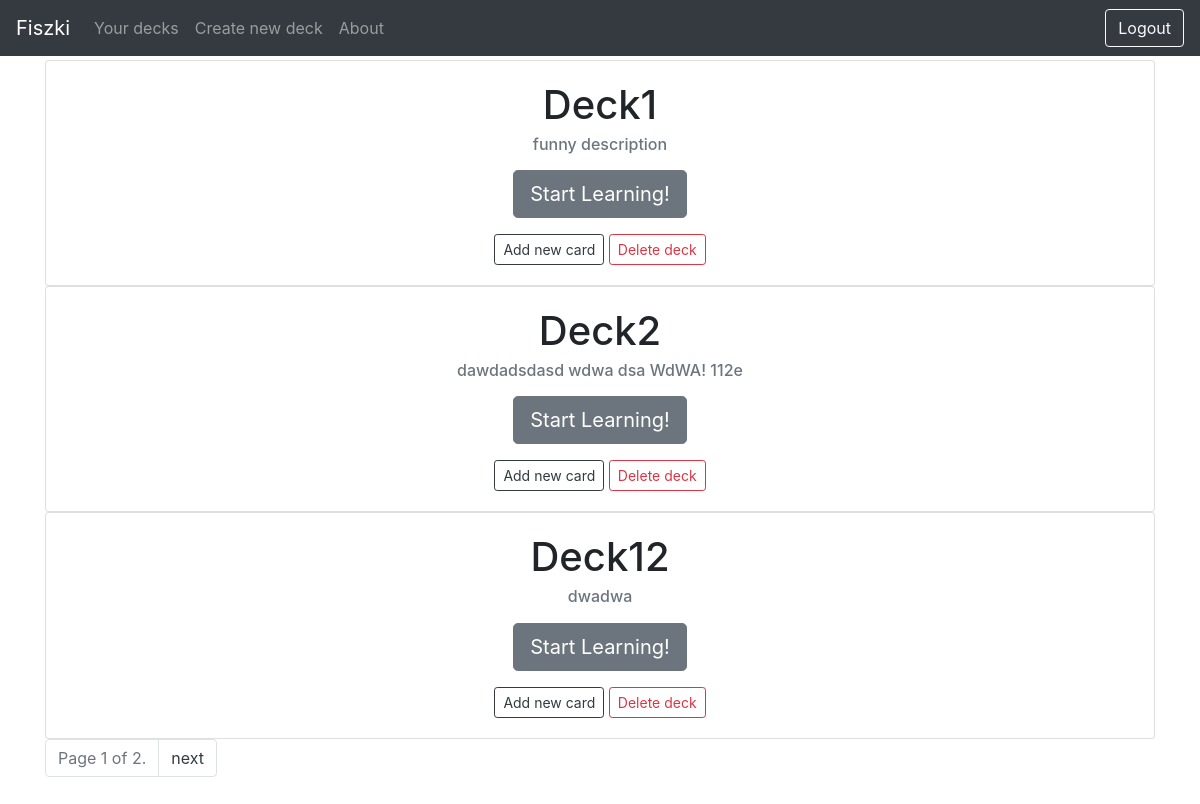
The app's page /decks/ (signed in) with its own data.
### decks/models.py (models this page shows, shortened)
class Deck(models.Model):
    name = models.CharField(max_length=255)
    author = models.ForeignKey(settings.AUTH_USER_MODEL, on_delete=models.CASCADE)
    description = models.CharField(max_length=255)
    slug = models.SlugField(unique=False)
    class Meta:
        unique_together = (("name", "author"),)

### decks/views.py (the view)
# urls.py: path('', views.DeckListView.as_view(), name='deck_list'),
class DeckListView(LoginRequiredMixin, ListView):
    model = models.Deck
    template_name = 'deck_list.html'
    login_url = 'login'
    paginate_by = 3
    def get_queryset(self):
        return Deck.objects.filter(author=self.request.user)

### templates/deck_list.html (shortened to what this page needs)
{% extends 'base.html' %}
{% load staticfiles %}
{% block content %}
{% if object_list %}
  {% for deck in object_list %}
      <div class="card text-center">
        <div class="card-body">
          <h1 class="card-title">{{ deck.name }}</h5>
          <h6 class="card-subtitle mb-2 text-muted"> {{ deck.description }}</h6>
          <p><a class="btn btn-secondary btn-lg" href="{% url 'learning' deck.slug %}">Start Learning!</a></p>
          <a href="{% url 'card_new' deck.slug %}"><button type="button" class="btn btn-outline-dark btn-sm">Add new card</button></a>
          <a href="{% url 'deck_delete' deck.slug %}"><button type="button" class="btn btn-outline-danger btn-sm">Delete deck</button></a>
        </div>
      </div>
  {% endfor %}
  {% if is_paginated %}
  <nav>
    <ul class="pagination">
      <li class="page-item disabled">
          <a class="page-link" href="#" tabindex="-1">Page {{ page_obj.number }} of {{ page_obj.paginator.num_pages }}.</a></li>
      {% if page_obj.has_next %}
      <li class="page-item"><a class="page-link" href="/decks?page={{ page_obj.next_page_number }}"><span class="text-dark">next</span></a></li>
      {% endif %}
    </ul>
  </nav>
  {% endif %}
{% endif %}
{% endblock %}

### static/sticky-footer-navbar.css (style rules this page uses)
html { position: relative; min-height: 100%; }
body { margin-bottom: 60px; }

### records on screen
Deck: name "Deck1", description "funny description"
Deck: name "Deck2", description "dawdadsdasd wdwa dsa WdWA! 112e"
Deck: name "Deck12", description "dwadwa"

### other values on screen
{{ page_obj.number }} "1"
{{ page_obj.paginator.num_pages }} "2"
